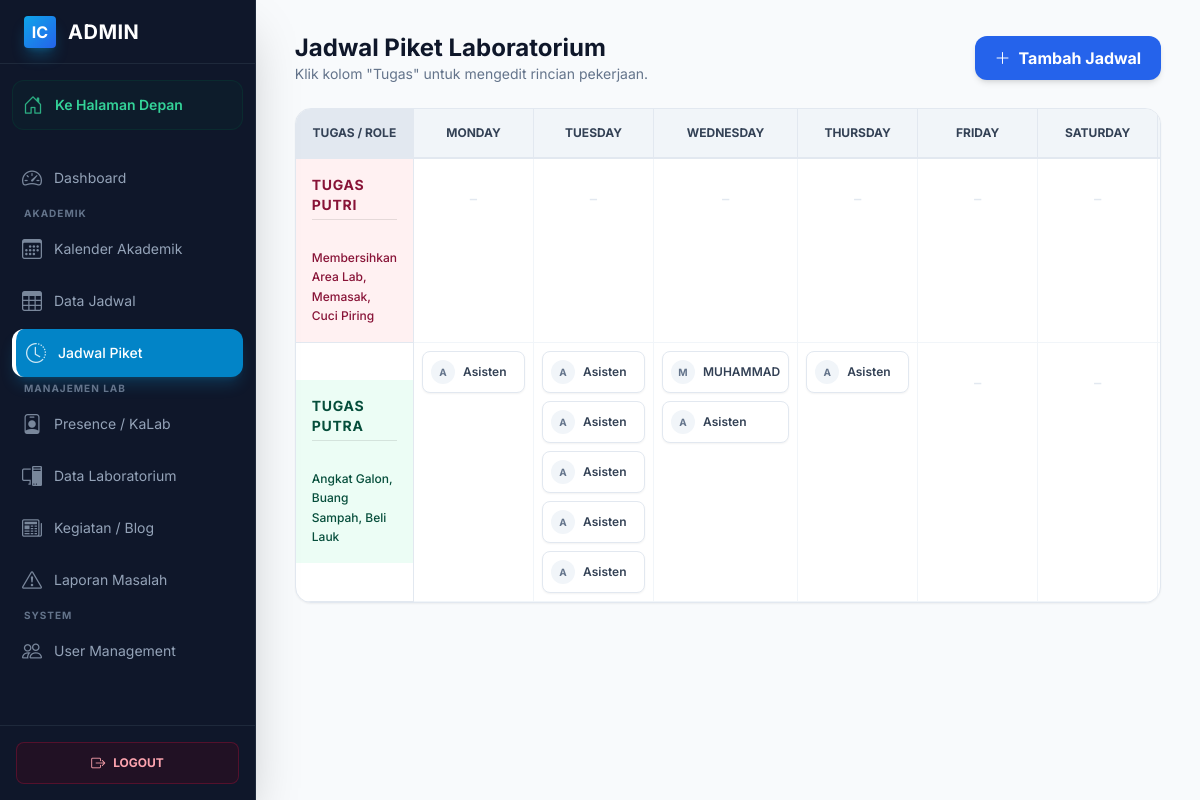
The app's page /public/admin/assistant-schedules (signed in) with its own data.
### tables this page shows
CREATE TABLE `assistant_schedules` (
  `id` int(11) NOT NULL AUTO_INCREMENT,
  `user_id` int(11) NOT NULL,
  `group_type` enum('putra','putri') NOT NULL DEFAULT 'putra',
  `day` enum('Monday','Tuesday','Wednesday','Thursday','Friday','Saturday','Sunday') NOT NULL,
  `job_role` varchar(100) NOT NULL,
  PRIMARY KEY (`id`),
  KEY `user_id` (`user_id`),
  CONSTRAINT `assistant_schedules_ibfk_1` FOREIGN KEY (`user_id`) REFERENCES `users` (`id`) ON DELETE CASCADE
);

CREATE TABLE `users` (
  `id` int(11) NOT NULL AUTO_INCREMENT,
  `name` varchar(100) NOT NULL,
  `email` varchar(100) NOT NULL,
  `phone` varchar(20) DEFAULT NULL,
  `password` varchar(255) NOT NULL,
  `role_id` int(11) NOT NULL,
  `status` enum('active','inactive') DEFAULT 'active',
  `created_at` timestamp NOT NULL DEFAULT current_timestamp(),
  PRIMARY KEY (`id`),
  UNIQUE KEY `email` (`email`),
  KEY `idx_users_email` (`email`),
  KEY `idx_users_role` (`role_id`),
  CONSTRAINT `users_ibfk_1` FOREIGN KEY (`role_id`) REFERENCES `roles` (`id`)
);

### app/controllers/AdminController.php (called while the page is built, shortened)
<?php
class AdminController extends Controller
{
    public function listAssistantSchedules()
    {
        $scheduleModel = $this->model('AssistantScheduleModel');
        $settingsModel = $this->model('SettingsModel');
        $rawSchedules = $scheduleModel->getAllWithUser();
        $masterJob = [
            'Putri' => $settingsModel->get('job_putri', 'Belum diatur (Klik untuk edit)'),
            'Putra' => $settingsModel->get('job_putra', 'Belum diatur (Klik untuk edit)')
        ];
        $days = ['Monday', 'Tuesday', 'Wednesday', 'Thursday', 'Friday', 'Saturday', 'Sunday'];
        $matrix = [
            'Putri' => array_fill_keys($days, []),
            'Putra' => array_fill_keys($days, [])
        ];
        foreach ($rawSchedules as $row) {
            $role = $row['job_role'];
            $day  = $row['day'];
            if (isset($matrix[$role][$day])) {
                $matrix[$role][$day][] = $row;
            }
        }
        $data = [
            'matrix' => $matrix,
            'masterJob' => $masterJob,
            'days' => $days
        ];
        $this->view('admin/assistant-schedules/list', $data);
    }
}

### app/core/Router.php (called while the page is built, shortened)
<?php
class Router {
    private $routes = [];
    private $params = [];
    private function addRoute($method, $uri, $controller) {
        $this->routes[] = [
            'method' => $method,
            'uri' => $uri,
            'controller' => $controller
        ];
    }
    public function dispatch() {
        $requestMethod = $_SERVER['REQUEST_METHOD'];
        $requestUri = $this->getRequestUri();
        foreach ($this->routes as $route) {
            if ($route['method'] !== $requestMethod) {
                continue;
            }
            if ($this->matchRoute($route['uri'], $requestUri)) {
                return $this->callController($route['controller']);
            }
        }
    }
    private function getRequestUri() {
        $uri = $_GET['url'] ?? '/';
        $uri = '/' . trim($uri, '/');
        return $uri;
    }
    private function matchRoute($pattern, $uri) {
        $pattern = preg_replace('/\/:([^\/]+)/', '/(?P<$1>[^/]+)', $pattern);
        $pattern = '#^' . $pattern . '$#';
        if (preg_match($pattern, $uri, $matches)) {
            $this->params = array_filter($matches, 'is_string', ARRAY_FILTER_USE_KEY);
            return true;
        }
        return false;
    }
    private function callController($controllerString) {
        list($controllerName, $method) = explode('@', $controllerString);
        $controller = new $controllerName();
        call_user_func_array([$controller, $method], $this->params);
    }
}

### public/index.php (called while the page is built, shortened)
<?php
require_once APP_PATH . '/core/Router.php';
require_once APP_PATH . '/core/Controller.php';
require_once APP_PATH . '/core/Model.php';
require_once APP_PATH . '/config/database.php';
require_once APP_PATH . '/helpers/functions.php';
$router = new Router();
$router->dispatch();

### app/helpers/functions.php (called while the page is built, shortened)
<?php
function e($string) {
    return htmlspecialchars($string, ENT_QUOTES, 'UTF-8');
}
function url($path = '') {
    return BASE_URL . '/' . ltrim($path, '/');
}

### app/config/database.php (called while the page is built, shortened)
<?php
function getDBConnection()
{
    static $pdo = null;
    if ($pdo === null) {
        try {
            $dsn = "mysql:host=" . DB_HOST . ";port=" . DB_PORT . ";dbname=" . DB_NAME . ";charset=" . DB_CHARSET;
            $options = [
                PDO::ATTR_ERRMODE            => PDO::ERRMODE_EXCEPTION,
                PDO::ATTR_DEFAULT_FETCH_MODE => PDO::FETCH_ASSOC,
                PDO::ATTR_EMULATE_PREPARES   => false,
            ];
            $pdo = new PDO($dsn, DB_USER, DB_PASS, $options);
        } catch (PDOException $e) {
            die("Database connection failed: " . $e->getMessage());
        }
    }
    return $pdo;
}

### app/models/SettingsModel.php (called while the page is built, shortened)
<?php
class SettingsModel extends Model
{
    protected $table = 'app_settings';
    public function get($key, $default = '')
    {
        $sql = "SELECT setting_value FROM {$this->table} WHERE setting_key = ?";
        $result = $this->queryOne($sql, [$key]);
        return $result ? $result['setting_value'] : $default;
    }
}

### app/core/Model.php (called while the page is built, shortened)
<?php
class Model {
    protected $db;
    public function __construct() {
        $this->db = getDBConnection();
    }
    public function query($sql, $params = []) {
        $stmt = $this->db->prepare($sql);
        $stmt->execute($params);
        return $stmt->fetchAll();
    }
    public function queryOne($sql, $params = []) {
        $stmt = $this->db->prepare($sql);
        $stmt->execute($params);
        return $stmt->fetch();
    }
}

### app/models/AssistantScheduleModel.php (called while the page is built, shortened)
<?php
class AssistantScheduleModel extends Model
{
    public function getAllWithUser()
    {
        $sql = "SELECT s.*, u.name as assistant_name, u.email
                FROM assistant_schedules s
                JOIN users u ON s.user_id = u.id
                ORDER BY FIELD(day, 'Monday', 'Tuesday', 'Wednesday', 'Thursday', 'Friday', 'Saturday', 'Sunday')";
        return $this->query($sql);
    }
}

### app/views/admin/assistant-schedules/list.php (the view, shortened to what this page needs)
<?php include APP_PATH . '/views/layouts/header.php'; ?>
<div class="antialiased bg-slate-50 min-h-screen">
    <?php include APP_PATH . '/views/layouts/sidebar.php'; ?>
    <main class="p-4 sm:ml-64 pt-8 transition-all duration-300">
        <div class="max-w-[95%] mx-auto">
            <div class="flex justify-between items-center mb-6">
                <div>
                    <h1 class="text-2xl font-bold text-slate-900">Jadwal Piket Laboratorium</h1>
                    <p class="text-slate-500 text-sm">Klik kolom "Tugas" untuk mengedit rincian pekerjaan.</p>
                </div>
                <a href="<?= url('/admin/assistant-schedules/create') ?>"
                    class="bg-blue-600 text-white px-5 py-2.5 rounded-xl font-bold shadow-md hover:bg-blue-700 flex items-center gap-2 transition-all">
                    <i class="bi bi-plus-lg"></i> Tambah Jadwal
                </a>
            </div>
            <div class="bg-white border border-slate-200 rounded-2xl shadow-sm overflow-hidden">
                <div class="overflow-x-auto">
                    <table class="w-full text-sm text-center border-collapse">
                        <thead
                            class="bg-slate-100 text-slate-700 border-b-2 border-slate-200 uppercase text-xs font-bold">
                            <tr>
                                <th class="px-4 py-4 w-1/6 border-r border-slate-200 bg-slate-200">Tugas / Role</th>
                                <?php foreach ($days as $day): ?>
                                <th class="px-2 py-3 border-r border-slate-200 min-w-[120px]"><?= $day ?></th>
                                <?php endforeach; ?>
                            </tr>
                        </thead>
                        <tbody class="divide-y divide-slate-200">
                            <?php foreach (['Putri', 'Putra'] as $role): ?>
                            <?php
                                $theme = ($role == 'Putri') ? 'bg-rose-50 border-rose-100 text-rose-900' : 'bg-emerald-50 border-emerald-100 text-emerald-900';
                                $hover = ($role == 'Putri') ? 'hover:bg-rose-100' : 'hover:bg-emerald-100';
                                $jobText = $masterJob[$role];
                                ?>
                            <tr>
                                <td
                                    class="p-0 border-r border-slate-200 border-b border-slate-100 align-middle relative group">
                                    <button onclick="openJobModal('<?= $role ?>', `<?= e($jobText) ?>`)"
                                        class="w-full h-full min-h-[150px] p-4 text-left flex flex-col justify-center <?= $theme ?> <?= $hover ?> transition-colors">
                                        <span
                                            class="font-bold text-sm uppercase tracking-wider mb-2 border-b border-black/10 pb-1 w-fit">
                                            Tugas <?= $role ?>
                                        </span>
                                        <p class="text-xs font-medium leading-relaxed whitespace-pre-line">
                                            <?= e($jobText) ?>
                                        </p>
                                    </button>
                                </td>
                                <?php foreach ($days as $day): ?>
                                <td
                                    class="p-2 align-top border-r border-slate-100 border-b border-slate-100 h-full relative">
                                    <div class="flex flex-col gap-2 h-full">
                                        <?php if (!empty($matrix[$role][$day])): ?>
                                        <?php foreach ($matrix[$role][$day] as $sched): ?>
                                        <div
                                            class="group/item relative bg-white border border-slate-200 rounded-lg p-2 shadow-sm hover:shadow-md hover:border-blue-400 transition-all text-left">
                                            <div class="flex items-center gap-2">
                                                <div
                                                    class="w-6 h-6 rounded-full bg-slate-100 flex items-center justify-center text-[10px] font-bold text-slate-500">
                                                    <?= substr($sched['assistant_name'], 0, 1) ?>
                                                </div>
                                                <span class="text-xs font-semibold text-slate-700 truncate">
                                                    <?= explode(' ', $sched['assistant_name'])[0] ?>
                                                </span>
                                            </div>
                                        </div>
                                        <?php endforeach; ?>
                                        <?php else: ?>
                                        <span class="text-slate-200 text-2xl font-light mt-4 block">-</span>
                                        <?php endif; ?>
                                    </div>
                                </td>
                                <?php endforeach; ?>
                            </tr>
                            <?php endforeach; ?>
                        </tbody>
                    </table>
                </div>
            </div>
        </div>
    </main>
</div>
<?php include APP_PATH . '/views/admin/layouts/footer.php'; ?>

### public/assets/css/style.css (style rules this page uses)
:root { --primary-color: #2563eb; --secondary-color: #475569; --success-color: #10b981; --danger-color: #ef4444; --warning-color: #f59e0b; --light-bg: #f8fafc; --dark-text: #1e293b; --border-color: #e2e8f0; }
* { margin: 0; padding: 0; box-sizing: border-box; }
body { font-family: 'Segoe UI', Tahoma, Geneva, Verdana, sans-serif; background-color: var(--light-bg); color: var(--dark-text); line-height: 1.6; }
.text-center { text-align: center; }
.mt-4 { margin-top: 2rem; }

### app/views/layouts/header.php (style rules this page uses)
body { font-family: 'Inter', sans-serif; }

### records on screen
assistant_schedules: user.name "A", user.name "Asisten"
assistant_schedules: user.name "A", user.name "Asisten"
assistant_schedules: user.name "A", user.name "Asisten"
assistant_schedules: user.name "A", user.name "Asisten"
assistant_schedules: user.name "A", user.name "Asisten"
assistant_schedules: user.name "A", user.name "Asisten"
assistant_schedules: user.name "M", user.name "MUHAMMAD"
assistant_schedules: user.name "A", user.name "Asisten"
assistant_schedules: user.name "A", user.name "Asisten"

### other values on screen
$day "MONDAY"
$day "TUESDAY"
$day "WEDNESDAY"
$day "THURSDAY"
$day "FRIDAY"
$day "SATURDAY"
$role "PUTRI"
$jobText "Membersihkan Area Lab, Memasak, Cuci Piring"
$role "PUTRA"
$jobText "Angkat Galon, Buang Sampah, Beli Lauk"
